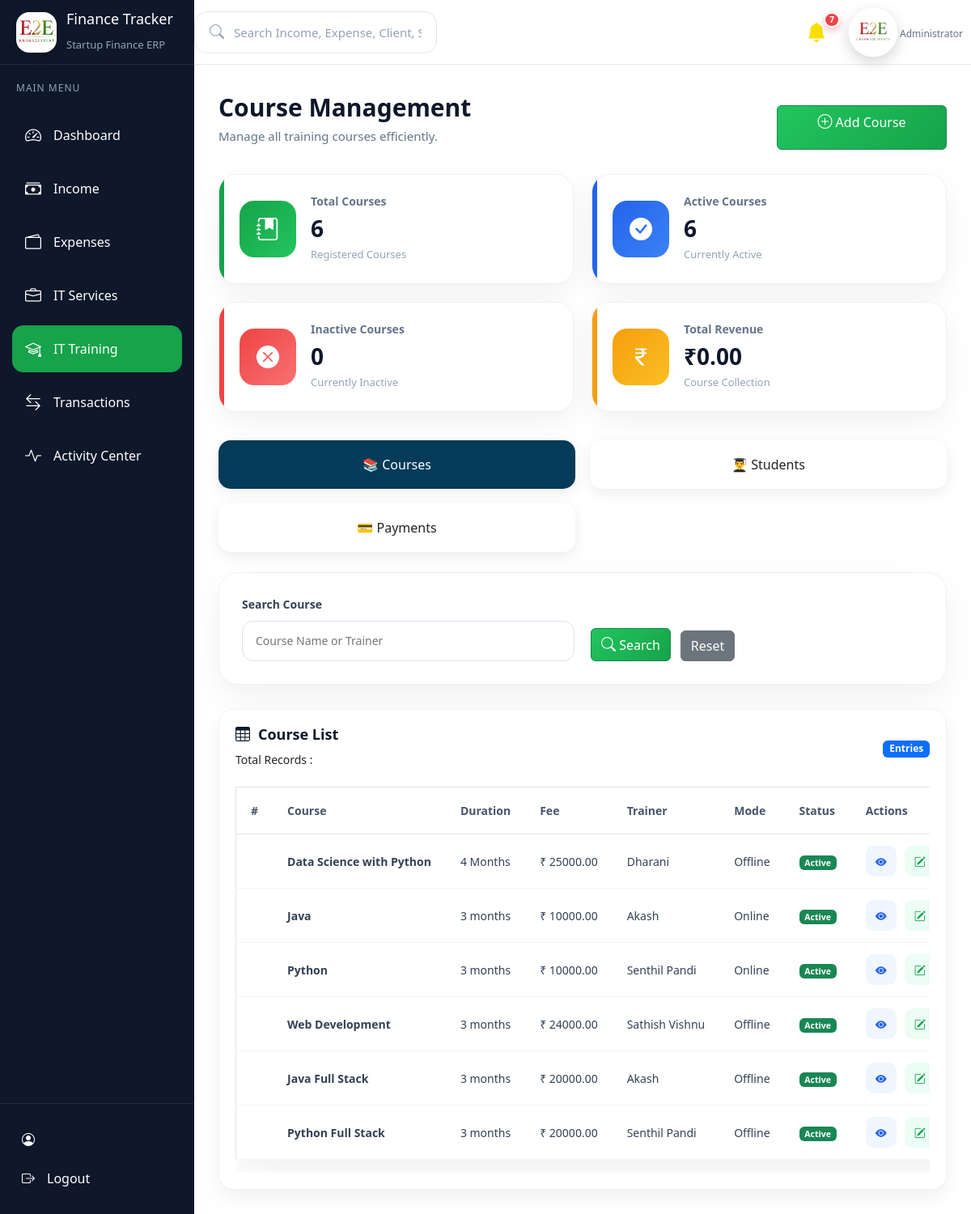
The page /training/courses/ on the database its author committed.
### training/models.py (models this page shows, shortened)
class Course(models.Model):
    MODE_CHOICES = (
        ("Online", "Online"),
        ("Offline", "Offline"),
        ("Hybrid", "Hybrid"),
    )
    STATUS_CHOICES = (
        ("Active", "Active"),
        ("Inactive", "Inactive"),
    )
    course_name = models.CharField(
        max_length=200
    )
    duration = models.CharField(
        max_length=100
    )
    course_fee = models.DecimalField(
        max_digits=10,
        decimal_places=2
    )
    trainer_name = models.CharField(
        max_length=150
    )
    training_mode = models.CharField(
        max_length=20,
        choices=MODE_CHOICES,
        default="Offline"
    )
    status = models.CharField(
        max_length=20,
        choices=STATUS_CHOICES,
        default="Active"
    )
    description = models.TextField(
        blank=True,
        null=True
    )
    created_at = models.DateTimeField(
        auto_now_add=True
    )
    updated_at = models.DateTimeField(
        auto_now=True
    )
    class Meta:
        ordering = ["-id"]

### training/views.py (the view)
def course_list(request):
    courses = Course.objects.all()
    context = {
        "courses": courses,
        "total_courses": courses.count(),
        "active_courses": courses.filter(status="Active").count(),
        "inactive_courses": courses.filter(status="Inactive").count(),
        "active_page": "courses",
    }
    return render(
        request,
        "training/course_list.html",
        context
    )

### activity/context_processors.py (called while the page is built)
def notification_context(request):
    unread_notifications = Notification.objects.filter(
        is_read=False
    ).count()
    recent_notifications = Notification.objects.filter(
        is_read=False
    ).order_by("-created_at")[:5]
    return {
        "unread_notifications": unread_notifications,
        "recent_notifications": recent_notifications,
    }

### templates/training/course_list.html (shortened to what this page needs)
{% extends 'base.html' %}
{% block content %}
<div class="page-header">
    <div>
        <h2>Course Management</h2>
        <p>Manage all training courses efficiently.</p>
    </div>
    <div class="page-actions">
        <a href="{% url 'add_course' %}" class="btn btn-success">
            <i class="bi bi-plus-circle"></i>
            Add Course
        </a>
    </div>
</div>
<div class="dashboard-cards">
    <div class="dashboard-card revenue">
        <div class="card-icon">
            <i class="bi bi-journal-bookmark-fill"></i>
        </div>
        <div class="card-content">
            <h5>Total Courses</h5>
            <h2>{{ total_courses }}</h2>
            <p>Registered Courses</p>
        </div>
    </div>
    <div class="dashboard-card profit">
        <div class="card-icon">
            <i class="bi bi-check-circle-fill"></i>
        </div>
        <div class="card-content">
            <h5>Active Courses</h5>
            <h2>{{ active_courses }}</h2>
            <p>Currently Active</p>
        </div>
    </div>
    <div class="dashboard-card expense">
        <div class="card-icon">
            <i class="bi bi-x-circle-fill"></i>
        </div>
        <div class="card-content">
            <h5>Inactive Courses</h5>
            <h2>{{ inactive_courses }}</h2>
            <p>Currently Inactive</p>
        </div>
    </div>
    <div class="dashboard-card target">
        <div class="card-icon">
            <i class="bi bi-currency-rupee"></i>
        </div>
        <div class="card-content">
            <h5>Total Revenue</h5>
            <h2>₹{{ total_revenue|default:"0.00" }}</h2>
            <p>Course Collection</p>
        </div>
    </div>
</div>
<div class="service-nav">
    <a href="{% url 'course_list' %}"
       class="service-link {% if active_page == 'courses' %}active{% endif %}">
        📚 Courses
    </a>
    <a href="{% url 'student_list' %}"
       class="service-link {% if active_page == 'students' %}active{% endif %}">
        👨‍🎓 Students
    </a>
    <a href="{% url 'payment_list' %}"
       class="service-link {% if active_page == 'payments' %}active{% endif %}">
        💳 Payments
    </a>
</div>
<div class="filter-card">
    <form method="GET">
        <div class="filter-grid">
            <div class="filter-group">
                <label>Search Course</label>
                <input
    type="text"
    name="search"
    value="{{ search }}"
    placeholder="Course Name or Trainer"
    maxlength="100"
    autocomplete="off">
            </div>
            <div class="filter-buttons">
                <button class="btn btn-success">
                    <i class="bi bi-search"></i>
                    Search
                </button>
                <a href="{% url 'course_list' %}"
                   class="btn btn-secondary">
                    Reset
                </a>
            </div>
        </div>
    </form>
</div>
<div class="dashboard-box course-table-card">
    <div class="box-header">
    <div>
        <h3>
            <i class="bi bi-table"></i>
            Course List
        </h3>
        <small>
            Total Records :
        </small>
    </div>
    <div>
        <span class="badge bg-primary">
            {{ page_obj.paginator.count }} Entries
        </span>
    </div>
</div>
   <div class="table-responsive">
    <table class="table dashboard-table align-middle">
        <thead>
            <tr>
                <th>#</th>
                <th>Course</th>
                <th>Duration</th>
                <th>Fee</th>
                <th>Trainer</th>
                <th>Mode</th>
                <th>Status</th>
                <th>Actions</th>
            </tr>
        </thead>
        <tbody>
            {% for course in courses %}
            <tr>
                <td>{{ page_obj.start_index|add:forloop.counter0 }}</td>
                <td>
                    <strong>{{ course.course_name }}</strong>
                </td>
                <td>{{ course.duration }}</td>
                <td>₹ {{ course.course_fee|floatformat:2 }}</td>
                <td>{{ course.trainer_name }}</td>
                <td>{{ course.training_mode }}</td>
                <td>
                    {% if course.status == "Active" %}
                    <span class="badge bg-success">
                        Active
                    </span>
                    {% else %}
                    <span class="badge bg-danger">
                        Inactive
                    </span>
                    {% endif %}
                </td>
                <td>
    <div class="action-buttons">
        <a href="{% url 'view_course' course.id %}"
           class="view-btn"
           title="View">
            <i class="bi bi-eye-fill"></i>
        </a>
        <a href="{% url 'edit_course' course.id %}"
           class="edit-btn"
           title="Edit">
            <i class="bi bi-pencil-square"></i>
        </a>
    </div>
</td>
            </tr>
            {% endfor %}
        </tbody>
    </table>
</div>
</div>
{% endblock %}

### static/css/style.css (style rules this page uses)
* { margin:0; padding:0; box-sizing:border-box; font-family:"Segoe UI",sans-serif; }
body { background:var(--bg); color:var(--text); font-family:"Inter",sans-serif; font-size:14px; line-height:1.6; }

### static/css/dashboard.css (style rules this page uses)
.dashboard-cards { display: grid; grid-template-columns: repeat(4, 1fr); gap: 22px; margin-bottom: 30px; }
.dashboard-card { background: #fff; border-radius: 18px; padding: 24px; display: flex; align-items: center; gap: 18px; box-shadow: 0 10px 30px rgba(15, 23, 42, .08); transition: .35s; border: 1px solid #edf2f7; position: relative; overflow: hidden; }
.dashboard-card::before { content: ""; position: absolute; left: 0; top: 0; width: 5px; height: 100%; }
.card-icon { width: 68px; height: 68px; border-radius: 16px; display: flex; justify-content: center; align-items: center; font-size: 28px; color: #fff; }
.dashboard-box { background: #ffffff; border-radius: 18px; padding: 20px; box-shadow: 0 10px 25px rgba(15, 23, 42, .06); border: 1px solid #eef2f7; transition: .3s; }
.box-header { display: flex; justify-content: space-between; align-items: center; margin-bottom: 22px; }
.box-header h3 { font-size: 18px; font-weight: 600; color: #0f172a; display: flex; align-items: center; gap: 10px; }
.dashboard-table th, .dashboard-table td { padding: 10px 12px; font-size: 13px; }
@media (max-width:1400px) { .dashboard-cards { grid-template-columns: repeat(3, 1fr); } }

### static/css/service.css (style rules this page uses)
.service-nav { display:flex; gap:20px; flex-wrap:wrap; margin:25px 0; }
.service-link { flex:1; min-width:180px; background:#fff; border-radius:15px; padding:18px; text-align:center; text-decoration:none; color:#222; box-shadow:0 5px 18px rgba(0,0,0,.08); transition:.3s; }
.service-link.active { background:#043b59; color:#fff; }
@media (max-width:1200px) { .service-nav { display:grid; grid-template-columns:repeat(2,1fr); gap:18px; } }

### static/css/variables.css (style rules this page uses)
:root { --primary:#16A34A; --primary-dark:#15803D; --primary-light:#DCFCE7; --success:#22C55E; --danger:#EF4444; --warning:#F59E0B; --info:#3B82F6; --purple:#7C3AED; --teal:#14B8A6; --pink:#EC4899; --sidebar:#0F172A; --sidebar-hover:#1E293B; --sidebar-active:#16A34A; --bg:#F4F7FE; --card:#FFFFFF; --card-hover:#F8FAFC; --heading:#0F172A; --text:#334155; --text-light:#64748B; --border:#E2E8F0; --shadow-sm:0 4px 12px rgba(15,23,42,.05); --shadow:0 12px 30px rgba(15,23,42,.08); --shadow-lg:0 18px 45px rgba(15,23,42,.12); --radius-sm:12px; --radius:18px; --radius-lg:24px; --transition:.3s ease; }

### rows shown on the page
Course: course_name "Data Science with Python", duration "4 Months", course_fee "25000.00", trainer_name "Dharani", training_mode "Offline", status "Active"
Course: course_name "Java", duration "3 months", course_fee "10000.00", trainer_name "Akash", training_mode "Online", status "Active"
Course: course_name "Python", duration "3 months", course_fee "10000.00", trainer_name "Senthil Pandi", training_mode "Online", status "Active"
Course: course_name "Web Development", duration "3 months", course_fee "24000.00", trainer_name "Sathish Vishnu", training_mode "Offline", status "Active"
Course: course_name "Java Full Stack", duration "3 months", course_fee "20000.00", trainer_name "Akash", training_mode "Offline", status "Active"
Course: course_name "Python Full Stack", duration "3 months", course_fee "20000.00", trainer_name "Senthil Pandi", training_mode "Offline", status "Active"

### other values the page prints
{{ unread_notifications }} "7"
{{ total_courses }} "6"
{{ active_courses }} "6"
{{ inactive_courses }} "0"
{{ total_revenue|default:"0.00" }} "0.00"
